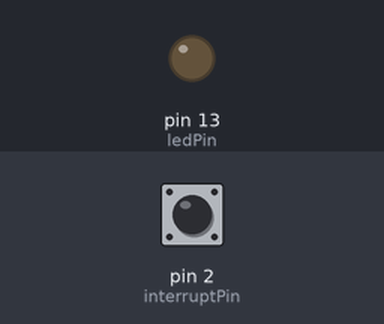
Bench run of a sketch on a simulated Arduino Uno, built with avr-gcc and run on an emulated ATmega328P. On the bench: output pins drawn as LEDs (lit = HIGH). Inputs (shaded band) come from the test bench; at power-on: pin 2 (interruptPin) HIGH.

Above: at 1.2 s.
1.3 s: pin 2 (interruptPin) pulled LOW for 0.15 s
At 2.6 s:
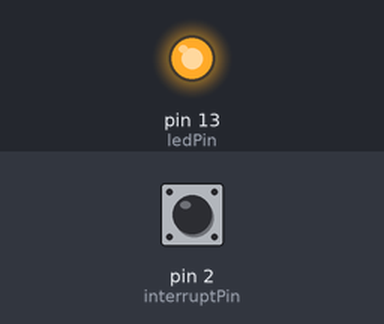
Timing chart, 0 to 4.3 s (numbered marks = the images above; inputs shaded):
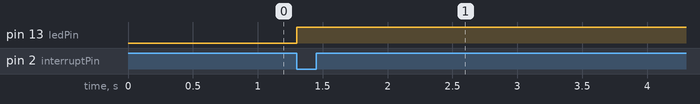

The sketch:

sketch_04_01_interrupt.ino
```cpp
// sketch 04_01_interrupts

const int ledPin = 13;
const int interruptPin = 2;

void setup()
{
  pinMode(ledPin, OUTPUT);
  attachInterrupt(digitalPinToInterrupt(interruptPin), stuffHapenned, FALLING);
}

void loop()
{
}

void stuffHapenned()
{
  digitalWrite(ledPin, HIGH);
}
```

Measured:
- after the input at 1.3 s, pin 13 (ledPin): LOW → HIGH at once
